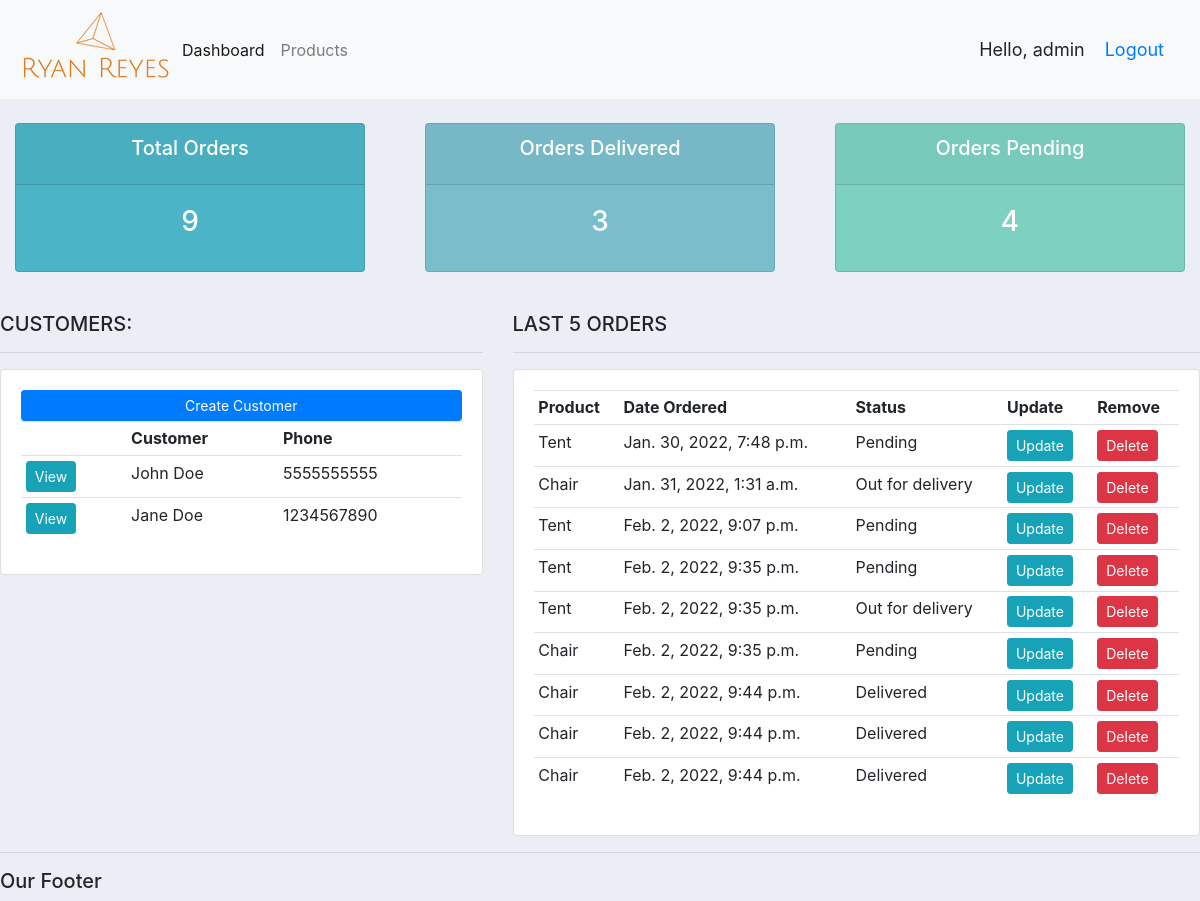
The app's page / (signed in) with its own data.
### accounts/models.py (models this page shows, shortened)
class Customer(models.Model):
    name = models.CharField(max_length=200, null=True)
    phone = models.CharField(max_length=200, null=True)
    email = models.CharField(max_length=20, null=True)
    date_created = models.DateTimeField(auto_now_add=True, null=True)

class Order(models.Model):
    STATUS = (
        ('Pending', 'Pending'),
        ('Out for delivery', 'Out for delivery'),
        ('Delivered', 'Delivered')
    )
    customer = models.ForeignKey(
        Customer, null=True, on_delete=models.SET_NULL)
    product = models.ForeignKey(Product, null=True, on_delete=models.SET_NULL)
    date_created = models.DateTimeField(auto_now_add=True, null=True)
    status = models.CharField(max_length=200, null=True, choices=STATUS)

class Product(models.Model):
    CATEGORY = (
        ('Indoor', 'Indoor'),
        ('Outdoor', 'Outdoor')
    )
    name = models.CharField(max_length=200, null=True)
    price = models.FloatField(null=True)
    category = models.CharField(max_length=200, null=True, choices=CATEGORY)
    description = models.CharField(max_length=200, null=True)
    date_created = models.DateTimeField(auto_now_add=True, null=True)
    tag = models.ManyToManyField(Tag)
    def __str__(self):
        return self.name

### accounts/decorators.py (the view)
    def wrapper_func(request, *args, **kwargs):
        group = None
        if request.user.groups.exists():
            group = request.user.groups.all()[0].name
        if group == 'customer':
            return redirect('user-page')
        if group == 'admin':
            return view_func(request, *args, **kwargs)

### accounts/views.py (called while the page is built)
@login_required(login_url='login')
@admin_only
def home(request):
    orders = Order.objects.all()
    customers = Customer.objects.all()
    total_customers = customers.count()
    total_orders = orders.count()
    delivered = orders.filter(status='Delivered').count()
    pending = orders.filter(status='Pending').count()
    context = {'orders': orders, 'customers': customers,
               'total_customers': total_customers, 'total_orders': total_orders,
               'delivered': delivered, 'pending': pending}
    return render(request, 'accounts/dboard.html', context)

### accounts/templates/accounts/dboard.html
{% extends 'accounts/main.html' %}
{% block content %}
{% include 'accounts/status.html' %}
<br>
<div class="row">
    <div class="col-md-5">
        <h5>CUSTOMERS:</h5>
        <hr>
        <div class="card card-body">
            <a class="btn btn-primary  btn-sm btn-block" href="">Create Customer</a>
            <table class="table table-sm">
                <tr>
                    <th></th>
                    <th>Customer</th>
                    <th>Phone</th>
                </tr>
                {% for customer in customers %}
                <tr>
                    <td><a class="btn btn-sm btn-info" href="{% url 'customer' customer.id %}">View</a></td>
                    <td>{{customer.name}}</td>
                    <td>{{customer.phone}}</td>
                </tr>
                {% endfor %}
            </table>
        </div>
    </div>
    <div class="col-md-7">
        <h5>LAST 5 ORDERS</h5>
        <hr>
        <div class="card card-body">
            <table class="table table-sm">
                <tr>
                    <th>Product</th>
                    <th>Date Ordered</th>
                    <th>Status</th>
                    <th>Update</th>
                    <th>Remove</th>
                </tr>
                {% for order in orders %}
                <tr>
                    <td>{{order.product}}</td>
                    <td>{{order.date_created}}</td>
                    <td>{{order.status}}</td>
                    <td><a class="btn btn-sm btn-info" href="{% url 'update_order' order.id %}">Update</a></td>
                    <td><a class="btn btn-sm btn-danger" href="{% url 'delete_order' order.id %}">Delete</a></td>
                </tr>
                {% endfor %}
            </table>
        </div>
    </div>
</div>
{% endblock %}

### accounts/templates/accounts/main.html (shortened to what this page needs)
{% load static %}
<!DOCTYPE html>
<html>
<head>
    <link rel="stylesheet" href="https://stackpath.bootstrapcdn.com/bootstrap/4.3.1/css/bootstrap.min.css"
>
    <link rel="stylesheet" type="text/css" href="{% static '/css/main.css' %}">
</head>
<body>
    {% include 'accounts/navbar.html' %}
    {% block content %}
    {% endblock %}
    <hr>
    <h5>Our Footer</h5>
</body>
</html>

### accounts/templates/accounts/navbar.html (shortened to what this page needs)
{% load static %}
<nav class="navbar navbar-expand-lg navbar-light bg-light">
    <a href="{% url 'home' %}"><img src="{% static '/images/logo.png' %}"></a>
    <div class="collapse navbar-collapse" id="navbarNav">
        <ul class="navbar-nav">
            {% if request.user.is_staff %}
            <li class="nav-item active">
                <a class="nav-link" href="{% url 'home' %}"> Dashboard </a>
            </li>
            <li class="nav-item">
                <a class="nav-link" href="{% url 'products' %}"> Products</a>
            </li>
            {% endif %}
        </ul>
    </div>
    <span class="hello-msg">Hello, {{ request.user }}</span>
    <span class="hello-msg"><a href="{% url 'logout' %}">Logout</a></span>
</nav>

### accounts/templates/accounts/status.html
<br>
<div class="row">
    <div class="col">
        <div class="col-md">
            <div class="card text-center text-white  mb-3" id="total-orders">
                <div class="card-header">
                    <h5 class="card-title">Total Orders</h5>
                </div>
                <div class="card-body">
                    <h3 class="card-title">{{total_orders}}</h3>
                </div>
            </div>
        </div>
    </div>
    <div class="col">
        <div class="col-md">
            <div class="card text-center text-white  mb-3" id="orders-delivered">
                <div class="card-header">
                    <h5 class="card-title">Orders Delivered</h5>
                </div>
                <div class="card-body">
                    <h3 class="card-title">{{delivered}}</h3>
                </div>
            </div>
        </div>
    </div>
    <div class="col">
        <div class="col-md">
            <div class="card text-center text-white  mb-3" id="orders-pending">
                <div class="card-header">
                    <h5 class="card-title">Orders Pending</h5>
                </div>
                <div class="card-body">
                    <h3 class="card-title">{{pending}}</h3>
                </div>
            </div>
        </div>
    </div>
</div>

### static/css/main.css (style rules this page uses)
body { background-color: #ebeff5; }
#total-orders { background-color: #4cb4c7; }
#orders-delivered { background-color: #7abecc; }
#orders-pending { background-color: #7CD1C0; }

### accounts/templates/accounts/navbar.html (style rules this page uses)
.hello-msg { font-size: 18px; margin-right: 20px; }

### records on screen
Customer: name "John Doe", phone "5555555555"
Customer: name "Jane Doe", phone "1234567890"
Order: product "Tent", date_created "Jan. 30, 2022, 7:48 p.m.", status "Pending"
Order: product "Chair", date_created "Jan. 31, 2022, 1:31 a.m.", status "Out for delivery"
Order: product "Tent", date_created "Feb. 2, 2022, 9:07 p.m.", status "Pending"
Order: product "Tent", date_created "Feb. 2, 2022, 9:35 p.m.", status "Pending"
Order: product "Tent", date_created "Feb. 2, 2022, 9:35 p.m.", status "Out for delivery"
Order: product "Chair", date_created "Feb. 2, 2022, 9:35 p.m.", status "Pending"
Order: product "Chair", date_created "Feb. 2, 2022, 9:44 p.m.", status "Delivered"
Order: product "Chair", date_created "Feb. 2, 2022, 9:44 p.m.", status "Delivered"
Order: product "Chair", date_created "Feb. 2, 2022, 9:44 p.m.", status "Delivered"

### other values on screen
{{ request.user }} "admin"
{{ total_orders }} "9"
{{ delivered }} "3"
{{ pending }} "4"
